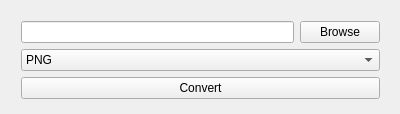
<?xml version="1.0" encoding="UTF-8"?>
<ui version="4.0">
 <class>MainWindow</class>
 <widget class="QMainWindow" name="MainWindow">
  <property name="geometry">
   <rect>
    <x>0</x>
    <y>0</y>
    <width>400</width>
    <height>114</height>
   </rect>
  </property>
  <property name="windowTitle">
   <string>MainWindow</string>
  </property>
  <widget class="QWidget" name="centralWidget">
   <widget class="QWidget" name="verticalLayoutWidget">
    <property name="geometry">
     <rect>
      <x>10</x>
      <y>10</y>
      <width>381</width>
      <height>101</height>
     </rect>
    </property>
    <layout class="QVBoxLayout" name="verticalLayout">
     <item>
      <layout class="QHBoxLayout" name="horizontalLayout">
       <item>
        <widget class="QLineEdit" name="filePath"/>
       </item>
       <item>
        <widget class="QPushButton" name="browseButton">
         <property name="text">
          <string>Browse</string>
         </property>
        </widget>
       </item>
      </layout>
     </item>
     <item>
      <widget class="QComboBox" name="fileFormat">
       <item>
        <property name="text">
         <string>PNG</string>
        </property>
       </item>
       <item>
        <property name="text">
         <string>JPEG</string>
        </property>
       </item>
       <item>
        <property name="text">
         <string>BMP</string>
        </property>
       </item>
      </widget>
     </item>
     <item>
      <widget class="QPushButton" name="convertButton">
       <property name="text">
        <string>Convert</string>
       </property>
      </widget>
     </item>
    </layout>
   </widget>
  </widget>
 </widget>
 <layoutdefault spacing="6" margin="11"/>
 <resources/>
 <connections/>
</ui>
